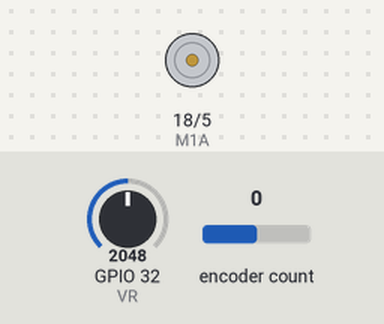
This sketch was run on a simulated ESP32. Shown: motor-driver pin pairs drawn as motors (green arrow = first pin HIGH = forward, orange = second pin HIGH = backward, longer = more drive). Inputs (shaded band) come from the test bench; at power-on: GPIO 32 (VR) = 2048, encoder count 0 (analog values on the 0–4095 scale). What the sketch prints to the serial monitor is not drawn.

Above: at 1.2 s.
1.3 s: GPIO 32 (VR) set to 2866
At 1.8 s:
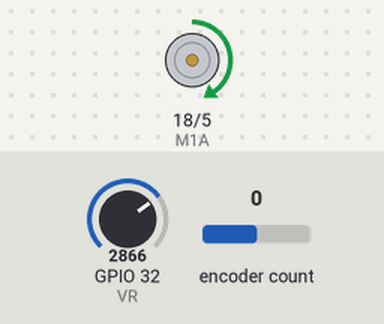
2.8 s: GPIO 32 (VR) set to 3603
At 4.0 s:
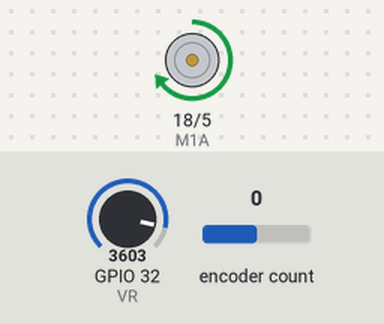
4.3 s: GPIO 32 (VR) set to 1228
At 5.5 s:
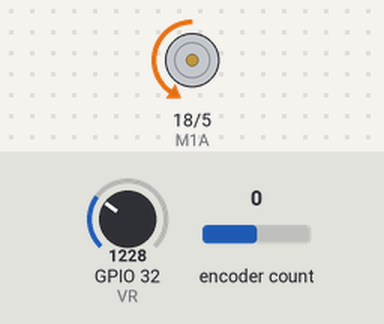
5.8 s: GPIO 32 (VR) set to 491
At 6.9 s:
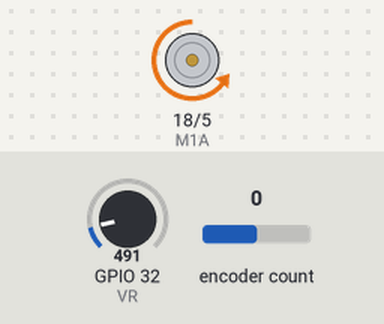
Timing chart, 0 to 8.3 s (numbered marks = the images above; inputs shaded):
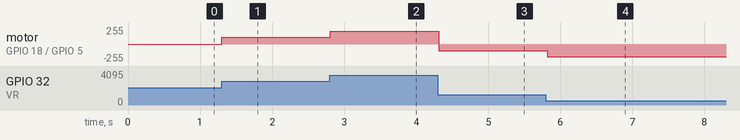

Measured:
- after the input at 1.3 s, motor on GPIO 18 (M1A) / GPIO 5 (M1B): stopped → forward 101/255 at once
- after the input at 2.8 s, motor on GPIO 18 (M1A) / GPIO 5 (M1B): forward 101/255 → forward 193/255 at once
- after the input at 4.3 s, motor on GPIO 18 (M1A) / GPIO 5 (M1B): forward 193/255 → backward 102/255 at once
- after the input at 5.8 s, motor on GPIO 18 (M1A) / GPIO 5 (M1B): backward 102/255 → backward 194/255 at once

The sketch:

esp32_encoder_test1.ino
```cpp
#include <ESP32Encoder.h>

const int M1A = 18;
const int M1B = 5;
const int VR = 32;
const int ENC1A = 17;
const int ENC1B = 16;

const int MARGIN = 50;

ESP32Encoder ENC1;

void setup() {
  analogWrite(M1A, 0);
  analogWrite(M1B, 0);
  analogWriteResolution(M1A, 8);
  analogWriteResolution(M1B, 8);
  analogWriteFrequency(M1A, 500);
  analogWriteFrequency(M1B, 500);

  pinMode(ENC1A, INPUT);
  pinMode(ENC1B, INPUT);
  ENC1.attachSingleEdge(ENC1A, ENC1B);
  ENC1.clearCount();

  analogReadResolution(10);

  Serial.begin(115200);
}

void loop() {
  int sensor = analogRead(VR) - 512;

  if (sensor > MARGIN) {
    analogWrite(M1A, map(sensor, 0, 512, 0, 255));
    analogWrite(M1B, 0);
  }
  else if (sensor < -MARGIN) {
    analogWrite(M1A, 0);
    analogWrite(M1B, map(-sensor, 0, 512, 0, 255));
  }
  else {
    analogWrite(M1A, 0);
    analogWrite(M1B, 0);
  }
  Serial.println(ENC1.getCount());

  delay(100);
}
```
